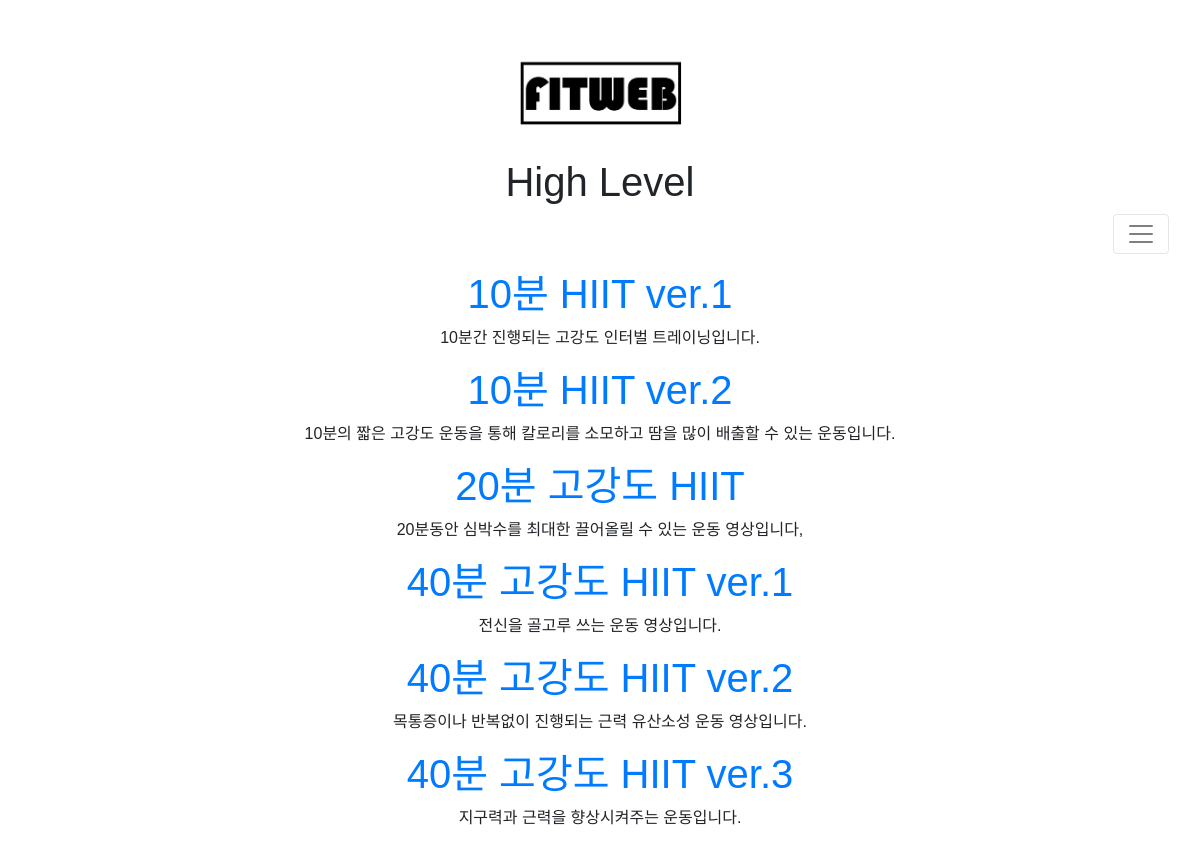
The page /hiit_list_high_level on the database its author committed.
### fitweb/models.py (models this page shows, shortened)
class Post(models.Model):
    objects_num = models.CharField(max_length=200, default='')
    Header_first = models.CharField(max_length=200, default='')
    Header_second = models.CharField(max_length=200, default='')
    Header_third = models.CharField(max_length=200, default='', blank=True)
    Header_four = models.CharField(max_length=200, default='', blank=True)
    author = models.ForeignKey(settings.AUTH_USER_MODEL, on_delete=models.CASCADE)
    title = models.CharField(max_length=200, default='')
    video = EmbedVideoField(blank=True)
    text = models.TextField()
    created_date = models.DateTimeField(
            default=timezone.now)
    published_date = models.DateTimeField(
            blank=True, null=True)

### fitweb/views.py (the view)
# urls.py: path('hiit_list_high_level', views.hiit_list_high_level, name='hiit_list_high_level'),
def hiit_list_high_level(request):
    posts = Post.objects.filter(Header_first__contains='hiit', Header_second__contains='high')
    posts = posts.order_by("title")
    return render(request, 'fitweb/hiit_list_high_level.html', {'posts': posts})

### fitweb/templates/fitweb/hiit_list_high_level.html (shortened to what this page needs)
{% load embed_video_tags %}
{% load static %}
<html>
    <head>
        <link rel="stylesheet" href="https://maxcdn.bootstrapcdn.com/bootstrap/4.0.0-beta/css/bootstrap.min.css">
        <link rel="stylesheet" href="{% static "css/main.css" %}">
    </head>
<body>
<h1 class="logo" style="margin-top: 50px"><a id="logo" href="{% url 'home' %}"><img src="../../static/images/logo.png"></a></h1>
<nav class="navbar navbar-light bg-light">
  <div class="container-fluid" >
    <h1 style="width: 100%">
        <header class="page-header" style="overflow: auto;">
            <h1>High Level</h1>
        </header>
        <button style="float: right" class="navbar-toggler" type="button" data-bs-toggle="collapse" data-bs-target="#navbarSupportedContent" aria-controls="navbarSupportedContent" aria-expanded="false" aria-label="Toggle navigation">
            <span class="navbar-toggler-icon"></span>
        </button>
    </h1>
  </div>
</nav>
<div class="content container" style="text-align: center">
    {% for post in posts %}
        <div class="post">
            <h1><a href="{% url 'detail' pk=post.pk %}">{{ post.title }}</a></h1>
            <p>{{ post.text|linebreaksbr }}</p>
        </div>
    {% endfor %}
</div>
</body>
</html>

### fitweb/static/css/main.css (style rules this page uses)
body { margin: 0px; font-family: 'Noto Sans KR', sans-serif; min-width: 600px; min-height: 500px; }
.logo { text-align: center; height: 80px; margin-bottom: 20px; }
.logo img { height: 100px; border: 20px; }
.navbar { text-align: center; }

### fitweb/templates/fitweb/hiit_list_high_level.html (style rules this page uses)
body { margin: 0px; font-family: 'Noto Sans KR', sans-serif; min-width: 600px; min-height: 500px; }
.bg-light { background-color: rgba(0,0,0,0)!important; }
@media (min-width: 576px) { .container { max-width: 100%; } }

### rows shown on the page
Post: title "10분 HIIT ver.1", text "10분간 진행되는 고강도 인터벌 트레이닝입니다."
Post: title "10분 HIIT ver.2", text "10분의 짧은 고강도 운동을 통해 칼로리를 소모하고 땀을 많이 배출할 수 있는 운동입니다."
Post: title "20분 고강도 HIIT", text "20분동안 심박수를 최대한 끌어올릴 수 있는 운동 영상입니다,"
Post: title "40분 고강도 HIIT ver.1", text "전신을 골고루 쓰는 운동 영상입니다."
Post: title "40분 고강도 HIIT ver.2", text "목통증이나 반복없이 진행되는 근력 유산소성 운동 영상입니다."
Post: title "40분 고강도 HIIT ver.3", text "지구력과 근력을 향상시켜주는 운동입니다."
